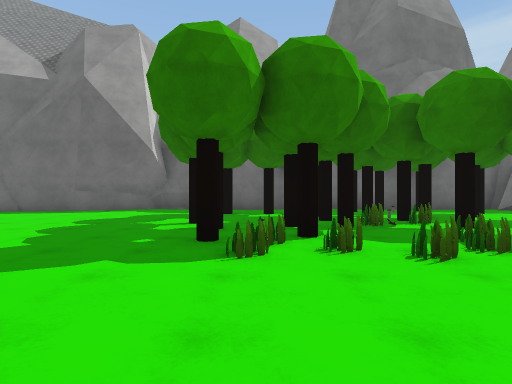
view 1 (above)

18 first-person views from a walk through a Unity game level. The camera is 1.3 m above the floor, looks level and sees 80° across. The floor is counted in squares, 2.4 m on a side. Each view is taken from the middle of a square. On the plan, view 1 faces up. The plan holds only what a view shows up to about 9 squares ahead; the rest is blank. The place goes on beyond the plan. The player character is not drawn. Surface patterns are stand-ins for the level's own textures.

view 2
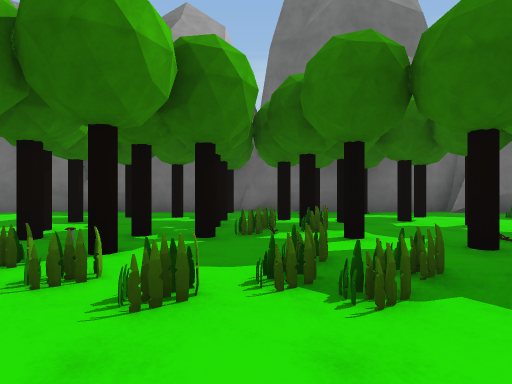

view 3
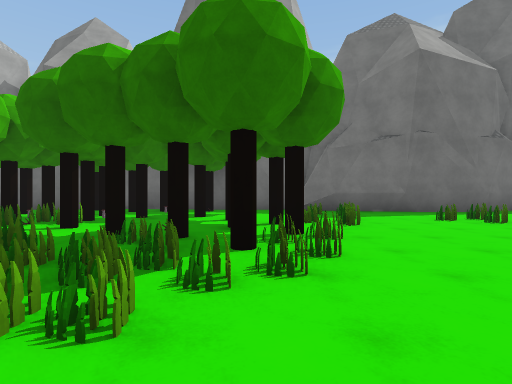

view 4
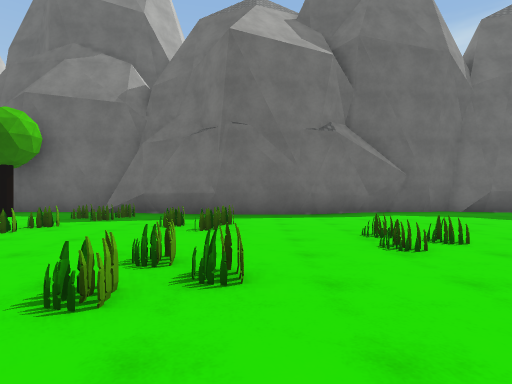

view 5
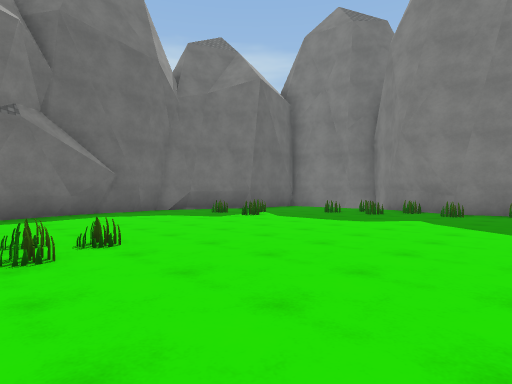

view 6
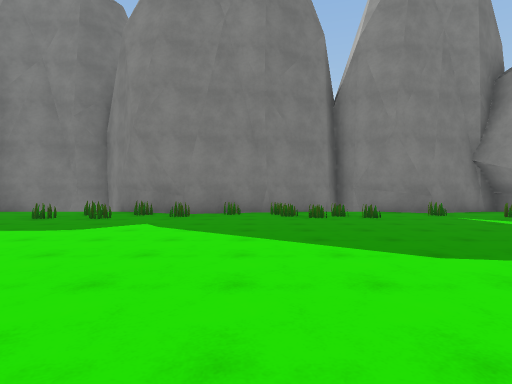

view 7
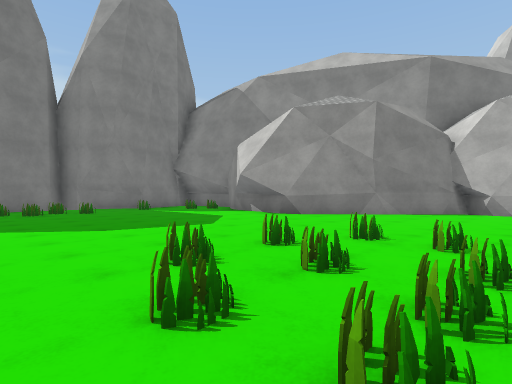

view 8
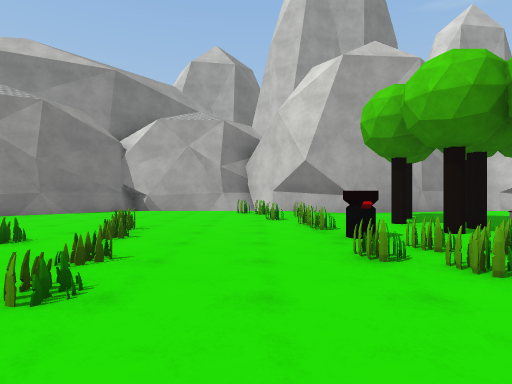

view 9
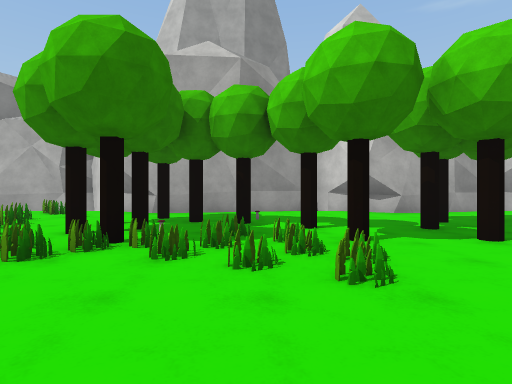

view 10
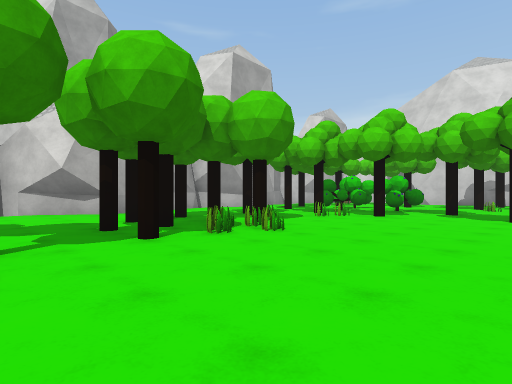

view 11
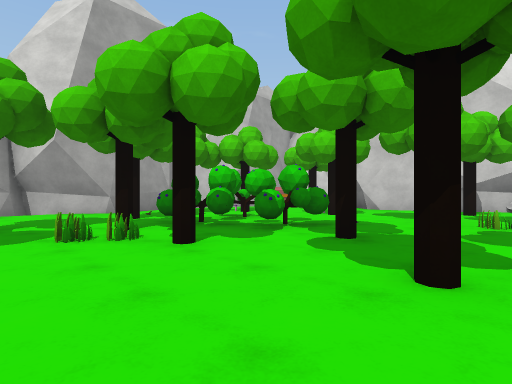

view 12
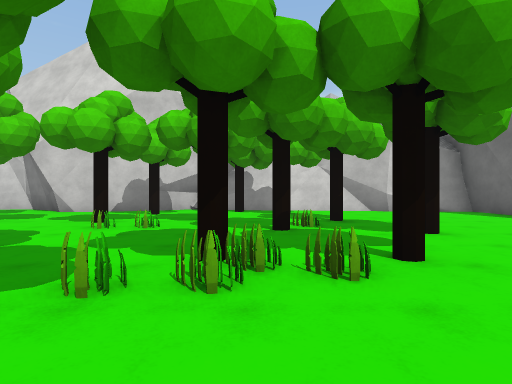

view 13
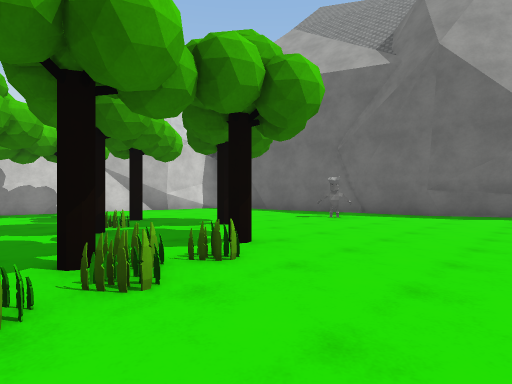

view 14
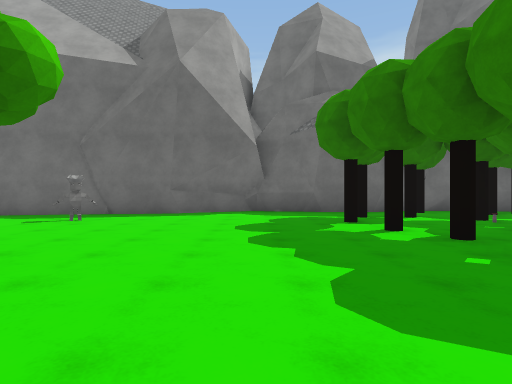

view 15
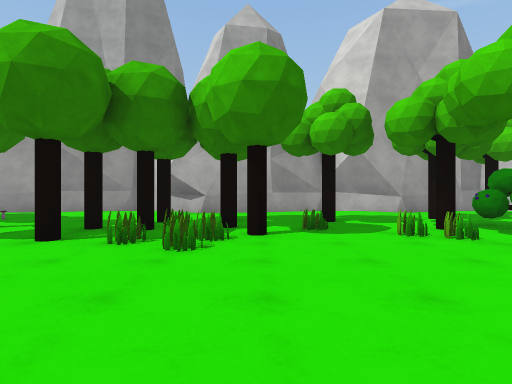

view 16
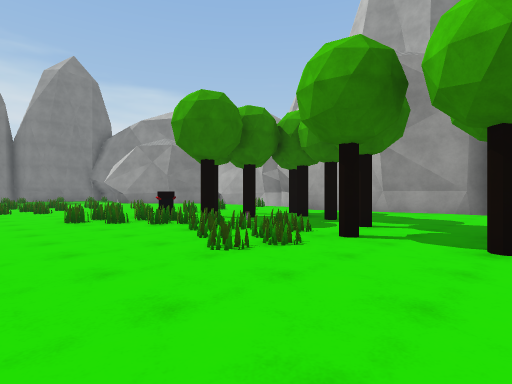

view 17
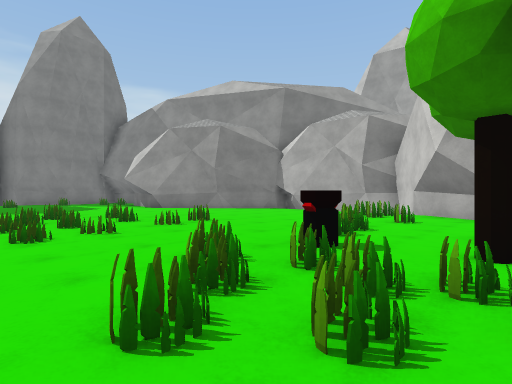

view 18
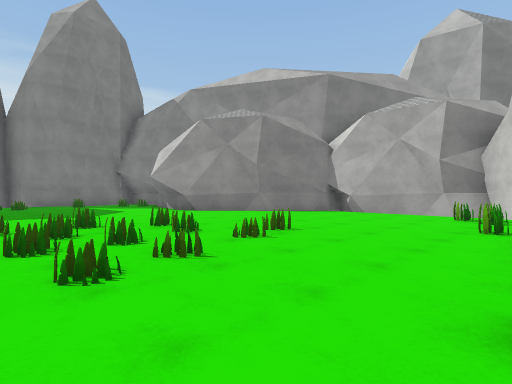

### Floor plan
Points are (right, up) in squares from view 1. A wall is a line through its corners. A room is listed if a view was taken in it or the views show most of it. See-through windows are left out.
Room 1 (views 1, 2, 3, 4, 5, 6, 7, 8, 9, 10, 11, 12, 13, 14, 15, 16, 17, 18)
walls: (6.5, -6.8) (7, -6.8); (4.7, 9.3) (3.6, 9.5); (0.2, -6.7) (2, -7.9); (2.6, 9.6) (1.9, 9.6); (8.5, 8.5) (7.3, 8.9); (2.7, 9.7) (1.8, 9.8) (0.4, 9.2) (-1.5, 9.2); (0.1, -6.9) (0.6, -6.8) (1.7, -7.6) (2.2, -8.4) (2.6, -7.9) (6.5, -6.7) (8.5, -7.9) (9.2, -8.8) (12, -7.9); (8.4, 8.7) (7.4, 8.7); (7.7, 9.3) (7.4, 9.5) (6.7, 9.2) (4.4, 9.2); (10.2, 8.3) (8.2, 8.6); (-1.3, 9.2) (-3, 9.6); (-2.7, 9.5) (-3.3, 9.6) (-5.2, 8.6); (-2.9, 9.6) (-3.2, 9.6); (-4.8, 8.7) (-9.1, 8.2); (11.9, -8) (12.7, -7.8); (12.2, -7.9) (12.7, -8.3); (12.8, -7.8) (13.1, -7.4); (12.8, -7.8) (15.6, -5); (14, 9) (12.3, 8.2) (10, 8.2); (15.9, -4.9) (16.3, -4.6); (16, -4.9) (17.7, -5.2); (14.8, 9.2) (13.7, 8.9); (-7.4, -8) (-4.8, -7) (-3.2, -8.3) (-3, -7.9) (0.5, -6.7); (16.3, 9.6) (15.6, 9.4); (17.3, 9) (16.5, 9.5) (15.7, 9.2) (14.6, 9.2); (-10, 7.9) (-11.5, 7.9) (-11.4, 5.8) (-11.6, 5.3); (17.3, 9.2) (16.6, 9.3); (17.7, 8.9) (17.1, 9.1); (-11.9, -0.8) (-11.1, -3.3) (-12, -4.1); (-11.4, 5.7) (-12.1, 4.5); (-12.1, 2.9) (-12.3, 1.7); (-11.8, 5.3) (-12.1, 1.8); (-12.6, 0.1) (-11.8, -1); (21.7, -1.2) (20.5, 2.8) (21.5, 4.8) (22, 5.2); (20.9, -5.9) (21.6, -5.7) (20.8, -3.5) (21.8, -1.7); (22, 6.6) (21.4, 8.2)
low walls: (12, -7.9) (12.2, -7.9); (15.6, -5) (15.9, -4.9)
objects: other object (-11, 2); other object (-11, 3); other object (-10, -5); other object (-10, 0); other object (-9, 1); other object (-9, 4); other object (-8, -5); other object (-8, -3); other object (-8, -1); other object (-8, 0); other object (-8, 3); other object (-7, -4) to (-6, -4); other object (-7, 2); other object (-7, 4); other object (-6, -6); other object (-6, -2) to (-5, -2); other object (-6, 7); other object (-5, -5); other object (-5, -4) to (-5, -3); other object (-5, -1); other object (-5, 1); other object (-5, 2); other object (-5, 3); other object (-4, -3); other object (-4, -2); other object (-4, 0); other object (-3, -3); other object (-2, -5); other object (-2, -3); other object (-1, -5); other object (-1, -4); other object (-1, -3); other object (-1, 3); other object (-1, 5); other object (-1, 7); other object (-1, 8); other object (0, -3); other object (0, -2); other object (0, 3); other object (0, 8); other object (1, -5); other object (1, -4); other object (1, -3); other object (1, -2); other object (1, 3); other object (1, 4); other object (1, 5); other object (1, 6); other object (1, 7); other object (1, 9); other object (2, 3); other object (2, 5); other object (2, 6); other object (3, -4); other object (3, -2); other object (3, -1); other object (3, 3); other object (3, 5); other object (3, 6); other object (3, 7); other object (3, 8); other object (3, 9); other object (4, -4); other object (4, -3); other object (4, -2); other object (4, -1); other object (4, 2); other object (4, 3); other object (4, 4); other object (4, 6); other object (5, -5); other object (5, -2); other object (5, 1); other object (5, 2); other object (5, 3); other object (5, 4); other object (5, 7); other object (5, 9); other object (6, -5); other object (6, -4); other object (6, -3); other object (6, -2); other object (6, -1); other object (6, 2); other object (6, 3); other object (6, 4); other object (6, 5); other object (6, 6); other object (6, 8); other object (7, -4); other object (7, -2); other object (7, -1); other object (7, 3); other object (7, 4); other object (7, 5); other object (7, 7); other object (8, -6); other object (8, -4); other object (8, -3); other object (8, -2); other object (8, 5); other object (8, 6); other object (8, 7); other object (8, 8); other object (9, -7); other object (9, -6); other object (9, -5); other object (10, -1); other object (10, 3); other object (10, 5); other object (10, 6); other object (11, -3); other object (11, -1); other object (11, 0); other object (11, 3); other object (12, -2); other object (12, -1); other object (12, 0); other object (12, 4); other object (13, -2); other object (13, 0); other object (13, 4); other object (13, 5); other object (17, 6); other object (17, 7); other object (18, 7); other object (19, -1); other object (19, 0); other object (19, 4); other object (19, 5); other object (20, -5); other object (20, -3); other object (20, -1); other object (20, 0); other object (20, 1); other object (20, 2); other object (20, 3); other object (20, 4); other object (20, 5)

Where each view was taken, in squares from view 1:
view 1: 0 up, 0 right, facing up
view 2: 1 up, 2 right, facing up
view 3: 0 up, 6 right, facing up
view 4: 1 up, 11 right, facing up
view 5: 1 up, 12 right, facing up-right
view 6: 1 up, 13 right, facing right
view 7: 1 up, 11 right, facing down-right
view 8: 1 up, 9 right, facing down
view 9: 1 up, 4 right, facing down
view 10: 1 up, 3 right, facing down-left
view 11: 1 up, 2 left, facing down-left
view 12: 2 up, 3 left, facing left
view 13: 1 up, 3 left, facing up-left
view 14: 1 up, 3 left, facing up
view 15: 1 up, 1 left, facing down
view 16: 1 up, 1 right, facing down-right
view 17: 0 up, 6 right, facing down-right
view 18: 0 up, 8 right, facing down-right
